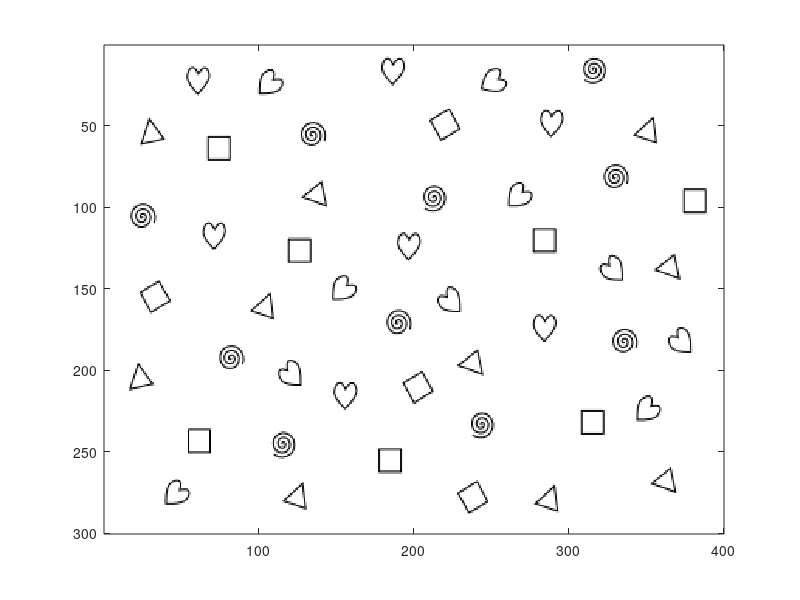
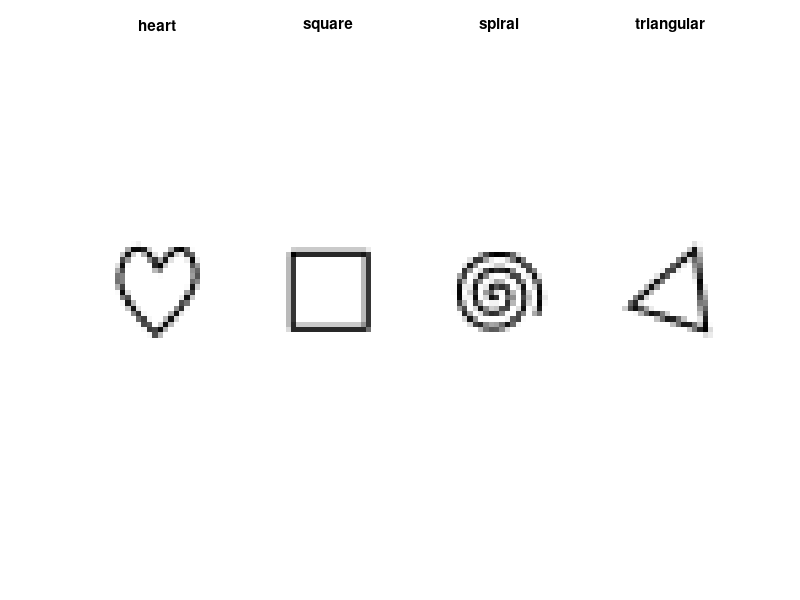

The MATLAB source for these figures, in order: (Note: this script raises an error after producing the figures.)
% In this tutorial you are going to use the Neural Network of the last
% tutorial on an image classification task. The image you are going to
% classify consists of 4 different items on white background. You are going
% to train your NN on these 4 items. After training you are going to find
% these items in the image. 

%% Load Training Data and setUp neural network
clear
close all
figure(1)
figure(2)
figure(3)
set(1,'position',[45   663   560   420])
set(2,'position',[620   664   560   420])
set(3,'position',[ 1196         664         560         420])

load('heart.mat')
load('square.mat')
load('spiral.mat')
load('triangular.mat')
load('image.mat')

figure(1)
imagesc(image)
colormap('gray')

figure(2)
subplot(141)
imagesc(heart)
colormap('gray')
axis equal
axis off
title('heart')

subplot(142)
imagesc(square)
colormap('gray')
axis equal
axis off
title('square')

subplot(143)
imagesc(spiral)
colormap('gray')
axis equal
axis off
title('spiral')

subplot(144)
imagesc(triangular)
colormap('gray')
axis equal
axis off
title('triangular')


%% Initialization of Neural Network
neurons=10; 
NN=struct; 
NN.layer=3;    % Including input layer
NN.inputs=400; % 20x20 pixel
NN.outputs=4;

NN.Ws{2}=0.1*randn(neurons,NN.inputs); 
NN.dWs{2}=zeros(neurons,NN.inputs); 
NN.Bs{2}=0;   % ones bias for each layer
NN.dBs{2}=0;  
NN.Ws{3}=0.1*randn(NN.outputs,neurons); 
NN.dWs{3}=zeros(NN.outputs,neurons); 
NN.Bs{3}=0;   % ones bias for each layer
NN.dBs{3}=0;

% As you may have already noticed, the size of the weight matrix in the
% last layer has changed to 4x10. This is because we want our network to
% output a vector with four entries, one for each item we want to classify. In
% case two or more items were overlapping in our image, we would then get activity
% at the corresponding entries. You may wonder how a 2D image is supposed to
% be fed to the network. Well for this we need to increase the amount of
% neurons in the first layer. Each of the training items has a size of 20x20
% pixels which means that we need 20*20=400 neurons in the first layer (one
% for each pixel). Also you will need to resize each trainingitem into a
% vector of the size 400x1. This can be easily done for any matrix by
% using '(:)', e.g. x(:). This time you
% need to define a target for each trainingitem, for the square it could be
% [1;0;0;0]. Think about your squashing function, which values make sense
% ,which don't and why? Also think about the costfunction and its
% dimension.
% After training, implement a function that is scanning over image and
% feeding 20x20 patches into your neural network. Find a way to
% illustrate where your neural network is able to detect the
% trained images in the big 300x400 image.

%<YOUR CODE HERE> (image normalization)

x={heart,square,spiral,triangular};
target=zeros(4);

%% Training the Neural Network
% Trainingsparameter
iterations=30000;    % training iterations
eta=1e-3;      % learning rate

for iter=1:iterations
    randidx=randi(4);
    %% feed forward    edit feedFwd.m
    [z,z_withoutNL,y,y_withoutNL]=feedFwd(NN,x{randidx}(:));
    %% back propagate    edit backPrp.m
    [cost(iter),NN]=backPrp(NN,x{randidx}(:),z,z_withoutNL,y,y_withoutNL,target(:,randidx));
    %% apply gradients 
    
    %<YOUR CODE HERE>
    
    if mod(iter,100)==0 % each 10 iterations plot
        clc
        iter
        for i=1:4
           [~,~,y(:,i)]=feedFwd(NN,x{i}(:)); 
        end
        figure(3)
        clf
        subplot(121)
        plot(1:4,y)
        axis([1 4 -1 1])
        subplot(122)
        plot(1:iter,cost)
    end
end

%% Scanning the image for targets, edit scanImage.m

targets=scanImage(NN,image);
figure(4)
imagesc(targets)
colormap('default')
colorbar